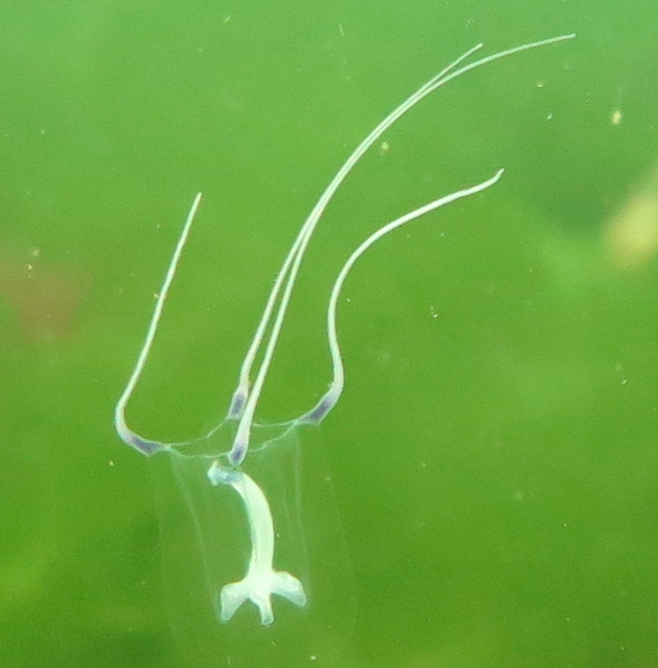
#> input picture imagenes/color/1901xx.png, 658 x 668 px
$ python e1-a.py
#> lines starting #> are read from the running program, lines starting #| are printed output that depends on the picture
import numpy as np
import cv2
from matplotlib import pyplot as plt

# np.set_printoptions(threshold=np.nan)

# img = cv2.cvtColor(cv2.imread('../imagenes/test/boat.png'), cv2.COLOR_BGR2RGB)
#img = cv2.cvtColor(cv2.imread('../imagenes/color/1906ax.png'), cv2.COLOR_BGR2RGB)
img = cv2.cvtColor(cv2.imread('../imagenes/color/1901xx.png'), cv2.COLOR_BGR2RGB)
#img = cv2.cvtColor(cv2.imread('../imagenes/messi.jpg'), cv2.COLOR_BGR2RGB)

img_hsv = cv2.cvtColor(img, cv2.COLOR_RGB2HSV)
#> img_hsv: shape (668, 658, 3); mean H, S, V 47.6, 164.4, 167.6

rows = img_hsv.shape[0]
#> rows = 668
cols = img_hsv.shape[1]
#> cols = 658

img_less_saturated = img_hsv.copy()
img_more_saturated = img_hsv.copy()

for i in range(0, rows):
  for j in range(0, cols):
    img_less_saturated[i][j] = img_hsv[i][j] * np.array([1, 0.5, 1])
#> img_less_saturated: shape (668, 658, 3); mean H, S, V 47.6, 81.9, 167.6

for i in range(0, rows):
  for j in range(0, cols):
    cv2.multiply(img_hsv[i][j], np.array([1, 2, 1], dtype='uint8'), img_more_saturated[i][j])

img_less_saturated = cv2.cvtColor(img_less_saturated, cv2.COLOR_HSV2RGB)
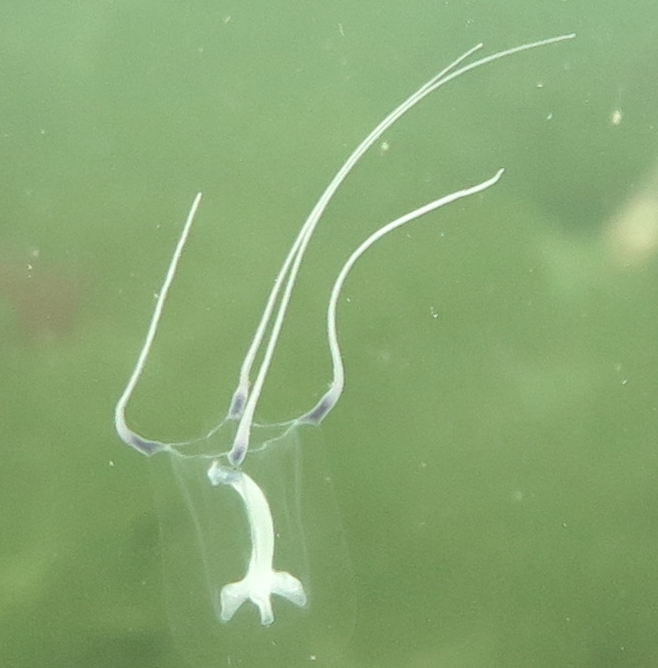
#> img_less_saturated: shape (668, 658, 3); mean R, G, B 136.7, 167.6, 114.3
img_more_saturated = cv2.cvtColor(img_more_saturated, cv2.COLOR_HSV2RGB)

plt.subplot(131),plt.imshow(img_less_saturated),plt.title('Menos saturada')
plt.xticks([]), plt.yticks([])
plt.subplot(132),plt.imshow(img),plt.title('Original')
plt.xticks([]), plt.yticks([])
plt.subplot(133),plt.imshow(img_more_saturated),plt.title('Mas saturada')
plt.xticks([]), plt.yticks([])
plt.show()
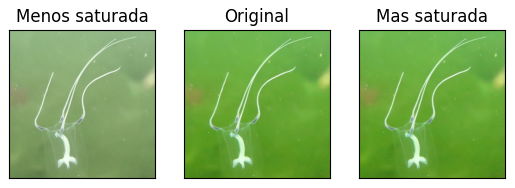
#> figure drawn by matplotlib, 3 panels
